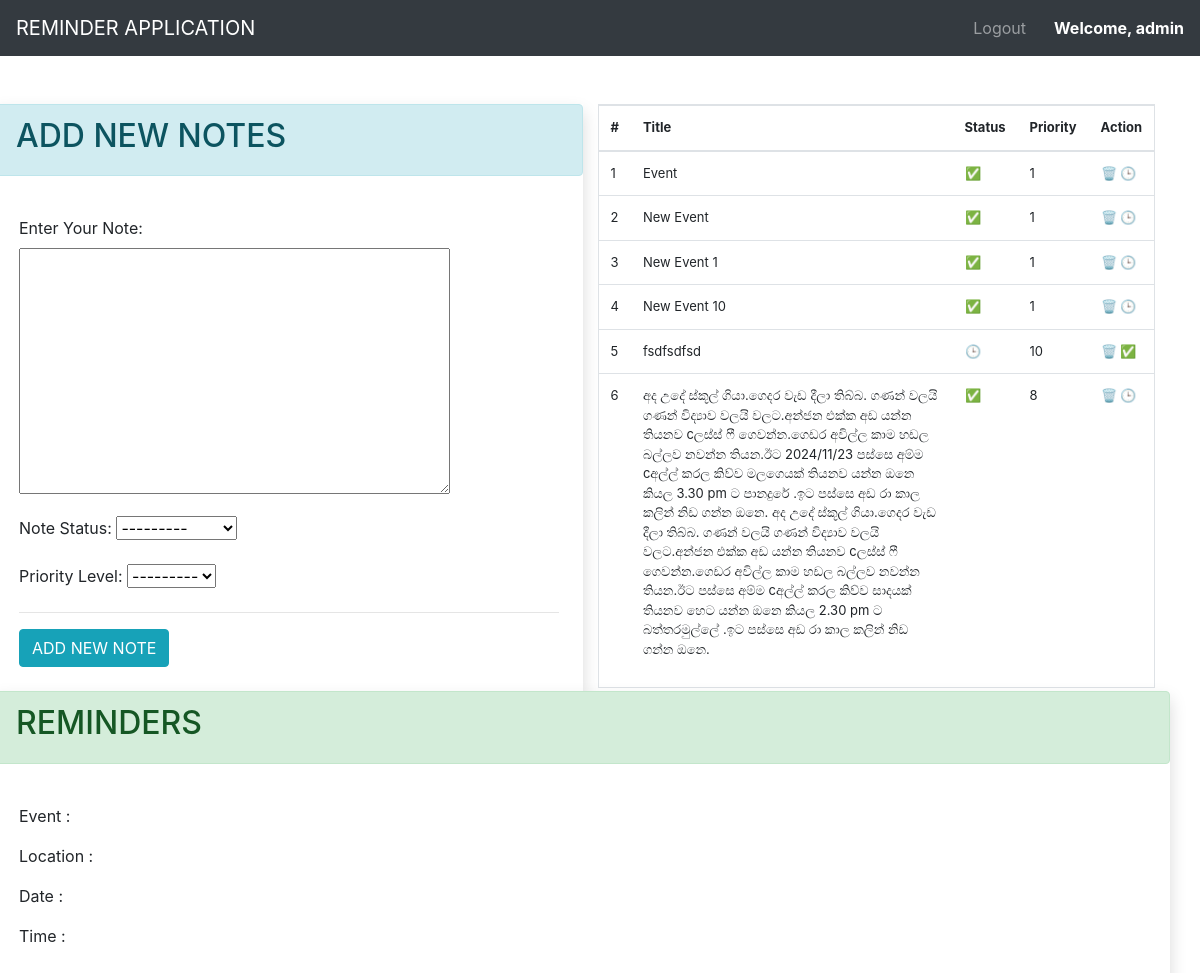
The app's page / (signed in) with its own data.
### app/models.py (models this page shows)
class TODO(models.Model):
    status_choices = [
    ('C', 'COMPLETED'),
    ('P', 'PENDING'),
    ]
    priority_choices = [
    ('1', '1️⃣'),
    ('2', '2️⃣'),
    ('3', '3️⃣'),
    ('4', '4️⃣'),
    ('5', '5️⃣'),
    ('6', '6️⃣'),
    ('7', '7️⃣'),
    ('8', '8️⃣'),
    ('9', '9️⃣'),
    ('10', '🔟'),
    ]
    title = models.TextField()
    status = models.CharField(max_length=2 , choices=status_choices)
    user  = models.ForeignKey(User  , on_delete= models.CASCADE)
    date = models.DateTimeField(auto_now_add=True)
    priority = models.CharField(max_length=2 , choices=priority_choices)

### app/views.py (the view)
# urls.py: path('' , home , name='home' ),
@login_required(login_url='login')
def home(request):
    if request.user.is_authenticated:
        user = request.user
        form = TODOForm()
        todos = TODO.objects.filter(user = user).order_by('priority')
        return render(request , 'index.html' , context={'form' : form , 'todos' : todos})

### app/forms.py
class TODOForm(ModelForm):
    class Meta:
        model = TODO
        fields = ['title' , 'status' , 'priority']
        labels = {
                'title': 'Enter Your Note:',
                'status': 'Note Status:',
                'priority': 'Priority Level:',
            }

### app/templates/index.html (shortened to what this page needs)
{% extends 'base.html' %}
{% block content %}
<div>
  <div class="container pt-4">
    <div class="row p-0 mt-4" style="margin-left: -50px">
      <div class="col mx-auto shadow p-0">
        <div class="alert alert-info">
          <h2>ADD NEW NOTES</h2>
        </div>
        <div class="p-4">
          <form id="todo-form" action="{% if isEditing %}/update_todo/{{ todo.id }}/{% else %}/add_todo/{% endif %}" method="POST">
            {{ form.as_p }}
            <hr>
            <input type="submit" id="add-button" value="{% if isEditing %}UPDATE NOTE{% else %}ADD NEW NOTE{% endif %}" class="btn btn-info">
          </form>
        </div>
      </div>
      <div class="col-md-6">
        <div class="border">
          {% if todos|length == 0 %}
          <div class="p-4">
            <br>
            <br>
            <div class="alert alert-info text-center">
              <p class="" style="font-size: 30px;">NO OF NOTES</p>
            </div>
            <br>
            <br>
          </div>
          {% else %}
          <div>
            <table class="table" style="font-size: 13px;">
              <thead>
              <tr>
                <th>#</th>
                <th>Title</th>
                <th>Status</th>
                <th>Priority</th>
                <th>Action</th>
              </tr>
              </thead>
              <tbody>
              {% for todo in todos %}
              <tr class="clickable-row" data-id="{{ todo.id }}">
                <td>{{ forloop.counter }}</td>
                <td>{{ todo.title }}</td>
                <td>
                  {% if todo.status == 'C' %}
                  ✅
                  {% else %}
                  🕒
                  {% endif %}
                </td>
                <td>{{ todo.priority }}</td>
                <td>
                  <a href="/delete-todo/{{ todo.id }}" title="Delete" class="">🗑️</a>
                  {% if todo.status == 'P' %}
                  <a href="/change-status/{{ todo.id }}/C" title="Mark Completed" class="">✅</a>
                  {% else %}
                  <a href="/change-status/{{ todo.id }}/P" title="Mark Pending" class="">🕒</a>
                  {% endif %}
                </td>
              </tr>
              {% endfor %}
              </tbody>
            </table>
          </div>
          {% endif %}
        </div>
      </div>
      <div class="col mx-auto shadow p-0 ml-auto" style="margin-left: 200px;">
        <div class="alert alert-success">
          <h2>REMINDERS</h2>
        </div>
        <div class="p-4">
          <p>Event :</p>
          <p>Location :</p>
          <p>Date :</p>
          <p>Time :</p>
        </div>
      </div>
    </div>
  </div>
</div>
{% endblock %}

### app/templates/base.html (shortened to what this page needs)
<!doctype html>
<html lang="en">
<head>
    <link rel="stylesheet" href="https://cdn.jsdelivr.net/npm/bootstrap@4.5.3/dist/css/bootstrap.min.css"
>
</head>
<body>
<nav class="navbar navbar-expand-lg navbar-dark bg-dark">
    <a class="navbar-brand" href="/">REMINDER APPLICATION</a>
    <div class="collapse navbar-collapse" id="navbarNav">
        <ul class="navbar-nav ml-auto">
            {% if request.user.is_authenticated %}
            <li class="nav-item">
                <a class="nav-link" href="/logout" style="margin-right: 20px;">Logout</a>
            </li>
            <li class="nav-item">
                <span class="navbar-text" style="font-size: 16px; font-weight: bold; color: white;">Welcome, {{ request.user.username }}</span>
            </li>
            {% endif %}
        </ul>
    </div>
</nav>
<div>
    {% block content %}
    {% endblock %}
</div>
</body>
</html>

### records on screen
TODO: title "Event", priority "1"
TODO: title "New Event", priority "1"
TODO: title "New Event 1", priority "1"
TODO: title "New Event 10", priority "1"
TODO: title "fsdfsdfsd", priority "10"
TODO: title "අද උදේ ස්කූල් ගියා.ගෙදර වැඩ දීලා තිබ්බ. ගණන් වලයි ගණන් විද්‍යාව වලයි වලට.අන්ජන එක්ක අඩ යන්න තියනව cලස්ස් ෆී ගෙවන්න.ගෙඩර අවිල්ල කාම හඩල බල්ලව නවන්න තියන.ඊට 2024/11/23 පස්සෙ අම්ම cඅල්ල් කරල කිව්ව මලගෙයක් තියනව යන්න ඔනෙ කියල 3.30 pm ට පානදුරේ .ඉට පස්සෙ අඩ රා කාල කලින් නිඩ ගන්න ඔනෙ. අද උදේ ස්කූල් ගියා.ගෙදර වැඩ දීලා තිබ්බ. ගණන් වලයි ගණන් විද්‍යාව වලයි වලට.අන්ජන එක්ක අඩ යන්න තියනව cලස්ස් ෆී ගෙවන්න.ගෙඩර අවිල්ල කාම හඩල බල්ලව නවන්න තියන.ඊට පස්සෙ අම්ම cඅල්ල් කරල කිව්ව සාදයක් තියනව හෙට යන්න ඔනෙ කියල 2.30 pm ට බත්තරමුල්ලේ .ඉට පස්සෙ අඩ රා කාල කලින් නිඩ ගන්න ඔනෙ.", priority "8"

### other values on screen
{{ request.user.username }} "admin"
